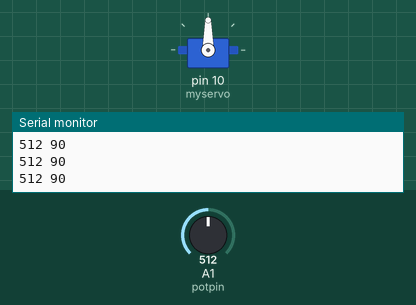
Recording of a sketch running on a simulated Arduino Uno, built with avr-gcc and run on an emulated ATmega328P. On the bench: servo, the last lines printed to the serial monitor. The inputs (shaded band) are chosen by the test bench; at power-on: A1 (potpin) = 512.

Above: at 1.2 s.
1.3 s: A1 (potpin) set to 558
At 2.2 s:
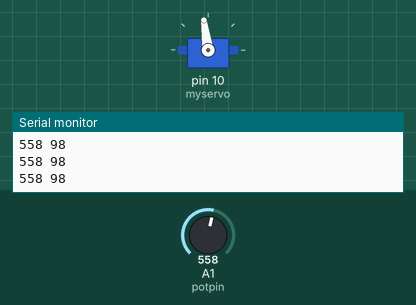
4.3 s: A1 (potpin) set to 582
At 4.8 s:
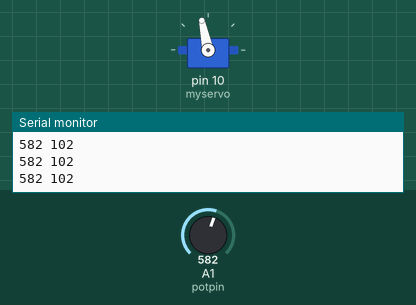
5.8 s: A1 (potpin) set to 716
At 7.0 s:
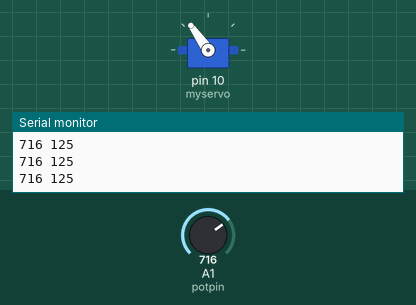
7.3 s: A1 (potpin) set to 900
At 7.9 s:
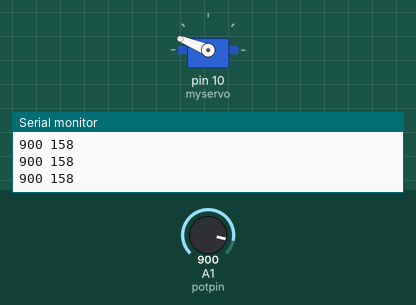
8.8 s: A1 (potpin) set to 1023
At 9.4 s:
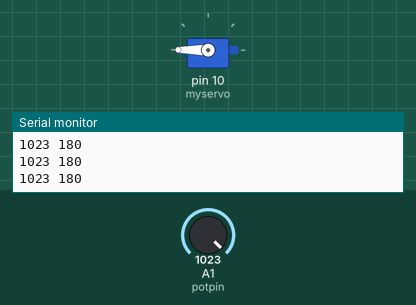
10.3 s: A1 (potpin) set to 306
At 11.7 s:
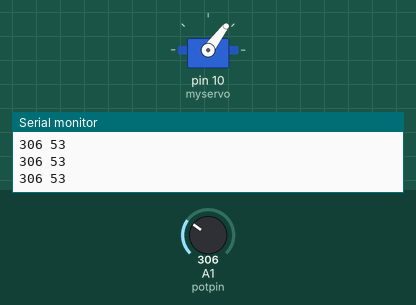
Timing chart, 0 to 12.8 s (numbered marks = the images above; inputs shaded):
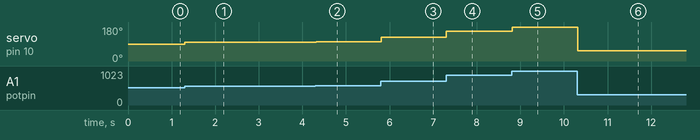

Measured:
- after the input at 1.3 s, servo on pin 10 (myservo): 90° → 98° at once
- after the input at 4.3 s, servo on pin 10 (myservo): 98° → 102° at once
- after the input at 5.8 s, servo on pin 10 (myservo): 102° → 125° at once
- after the input at 7.3 s, servo on pin 10 (myservo): 125° → 158° at once
- after the input at 8.8 s, servo on pin 10 (myservo): 158° → 180° at once
- after the input at 10.3 s, servo on pin 10 (myservo): 180° → 53° at once

The sketch:

KnobTank.ino
```cpp
/*
 Controlling a servo position using a potentiometer (variable resistor)
 by Michal Rinott <http://people.interaction-ivrea.it/m.rinott>

 modified on 8 Nov 2013
 by Scott Fitzgerald
 http://www.arduino.cc/en/Tutorial/Knob
*/

#include <Servo.h>

Servo myservo;  // create servo object to control a servo

int potpin = A1;  // analog pin used to connect the potentiometer
int val;    // variable to read the value from the analog pin

void setup() {
  myservo.attach(10);  // attaches the servo on pin 9 to the servo object
  Serial.begin(9600);
}

void loop() {
  val = analogRead(potpin);            // reads the value of the potentiometer (value between 0 and 1023)
  Serial.print(val);
  val = map(val, 0, 1023, 0, 180);     // scale it for use with the servo (value between 0 and 180)
  myservo.write(val);                  // sets the servo position according to the scaled value
  Serial.print(" ");
  Serial.println(val);
  delay(15);                           // waits for the servo to get there
}
```
